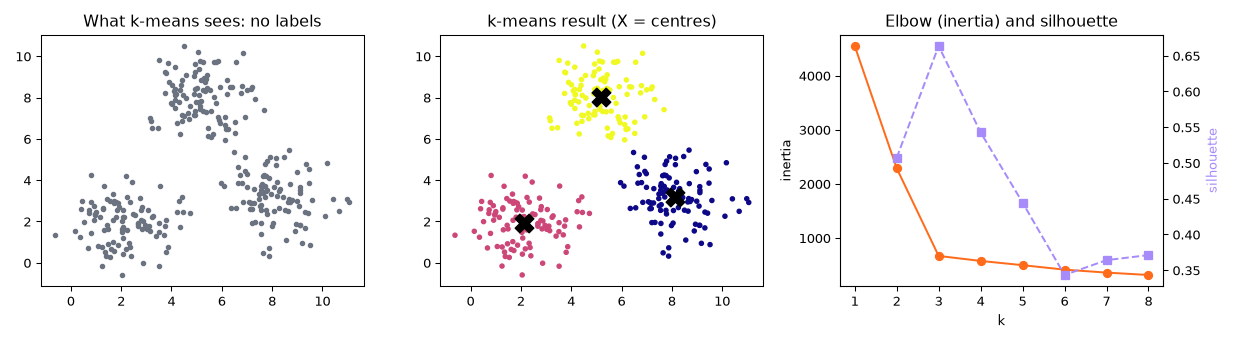

The script that saved this image:
"""
Session 14 · Example 2: unsupervised learning - k-means clustering
------------------------------------------------------------------
No labels: the algorithm groups similar points by itself.
  1. pick k starting centres     2. assign each point to its nearest centre
  3. move each centre to the mean of its points     4. repeat until nothing changes
We implement it from scratch, compare with scikit-learn, and choose k with the
elbow method and the silhouette score.
Run:  python session-14_kmeans.py
"""
import matplotlib
matplotlib.use("Agg")
import matplotlib.pyplot as plt
import numpy as np
from sklearn.cluster import KMeans
from sklearn.datasets import make_blobs
from sklearn.metrics import silhouette_score

X, true_groups = make_blobs(n_samples=300, centers=[[2, 2], [8, 3], [5, 8]], cluster_std=1.1, random_state=4)

def kmeans_scratch(X, k, iters=20, seed=0, verbose=True):
    rng = np.random.default_rng(seed)
    centres = X[rng.choice(len(X), k, replace=False)]                 # step 1
    for it in range(1, iters + 1):
        dists = np.linalg.norm(X[:, None, :] - centres[None, :, :], axis=2)
        labels = dists.argmin(axis=1)                                 # step 2
        new = np.array([X[labels == j].mean(axis=0) for j in range(k)])   # step 3
        moved = np.linalg.norm(new - centres)
        centres = new
        if verbose:
            print(f"  iteration {it}: centres moved {moved:.3f}")
        if moved < 1e-6:                                              # step 4: converged
            break
    inertia = ((X - centres[labels]) ** 2).sum()
    return labels, centres, inertia

print("From scratch (k = 3):")
labels, centres, inertia = kmeans_scratch(X, 3)
print("centres:", np.round(centres[np.argsort(centres[:, 0])], 2).tolist(), "| inertia:", round(inertia, 1))
print("-> stuck in a poor local optimum: two centres started in the same blob.")
runs = [kmeans_scratch(X, 3, seed=s, verbose=False) for s in range(10)]      # restart 10 times
labels, centres, inertia = min(runs, key=lambda r: r[2])                      # keep the best
print("best of 10 random starts -> inertia", round(inertia, 1), "| inertias seen:",
      sorted({round(float(r[2]), 1) for r in runs}))

km = KMeans(n_clusters=3, n_init=10, random_state=0).fit(X)
print("\nscikit-learn centres:", np.round(km.cluster_centers_[np.argsort(km.cluster_centers_[:, 0])], 2).tolist(),
      "| inertia:", round(km.inertia_, 1))
print("new points ->", km.predict([[1, 1], [9, 2], [5, 9]]).tolist())

print("\nChoosing k:")
ks, inertias, sils = range(1, 9), [], []
for k in ks:
    m = KMeans(n_clusters=k, n_init=10, random_state=0).fit(X)
    inertias.append(m.inertia_)
    sils.append(silhouette_score(X, m.labels_) if k > 1 else np.nan)
    print(f"  k={k}: inertia {m.inertia_:8.1f}" + (f"  silhouette {sils[-1]:.3f}" if k > 1 else ""))
best_k = int(np.nanargmax(sils)) + 1
print("best k by silhouette:", best_k)

fig, ax = plt.subplots(1, 3, figsize=(13, 3.6))
ax[0].scatter(X[:, 0], X[:, 1], s=10, color="#6B7280"); ax[0].set_title("What k-means sees: no labels")
ax[1].scatter(X[:, 0], X[:, 1], c=km.labels_, cmap="plasma", s=10)
ax[1].scatter(*km.cluster_centers_.T, marker="X", s=200, color="black"); ax[1].set_title("k-means result (X = centres)")
ax[2].plot(list(ks), inertias, "o-", color="#FF6B1A"); ax[2].set_xlabel("k"); ax[2].set_ylabel("inertia")
ax2 = ax[2].twinx(); ax2.plot(list(ks), sils, "s--", color="#A78BFA"); ax2.set_ylabel("silhouette", color="#A78BFA")
ax[2].set_title("Elbow (inertia) and silhouette")
fig.tight_layout(); fig.savefig("session-14_kmeans.png", dpi=95)
print("Saved session-14_kmeans.png")
